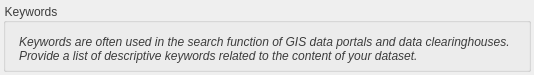
<?xml version="1.0" encoding="UTF-8"?>
<ui version="4.0">
 <class>keyword_widget</class>
 <widget class="QWidget" name="keyword_widget">
  <property name="geometry">
   <rect>
    <x>0</x>
    <y>0</y>
    <width>534</width>
    <height>75</height>
   </rect>
  </property>
  <property name="sizePolicy">
   <sizepolicy hsizetype="Preferred" vsizetype="Preferred">
    <horstretch>0</horstretch>
    <verstretch>0</verstretch>
   </sizepolicy>
  </property>
  <property name="maximumSize">
   <size>
    <width>16777215</width>
    <height>16777215</height>
   </size>
  </property>
  <property name="acceptDrops">
   <bool>true</bool>
  </property>
  <property name="windowTitle">
   <string>Form</string>
  </property>
  <property name="styleSheet">
   <string notr="true">font: 9pt &quot;Arial&quot;;
color: rgb(60, 60, 60);</string>
  </property>
  <layout class="QVBoxLayout" name="verticalLayout_2">
   <property name="spacing">
    <number>6</number>
   </property>
   <property name="sizeConstraint">
    <enum>QLayout::SetNoConstraint</enum>
   </property>
   <property name="leftMargin">
    <number>3</number>
   </property>
   <property name="topMargin">
    <number>3</number>
   </property>
   <property name="rightMargin">
    <number>3</number>
   </property>
   <property name="bottomMargin">
    <number>3</number>
   </property>
   <item>
    <widget class="QGroupBox" name="fgdc_keywords">
     <property name="title">
      <string>Keywords</string>
     </property>
     <layout class="QVBoxLayout" name="verticalLayout">
      <property name="spacing">
       <number>3</number>
      </property>
      <property name="leftMargin">
       <number>3</number>
      </property>
      <property name="topMargin">
       <number>9</number>
      </property>
      <property name="rightMargin">
       <number>3</number>
      </property>
      <property name="bottomMargin">
       <number>3</number>
      </property>
      <item>
       <widget class="QLabel" name="label_search_term_5">
        <property name="sizePolicy">
         <sizepolicy hsizetype="Preferred" vsizetype="Preferred">
          <horstretch>0</horstretch>
          <verstretch>0</verstretch>
         </sizepolicy>
        </property>
        <property name="font">
         <font>
          <family>Arial</family>
          <pointsize>9</pointsize>
          <weight>50</weight>
          <italic>false</italic>
          <bold>false</bold>
         </font>
        </property>
        <property name="text">
         <string>&lt;html&gt;&lt;head/&gt;&lt;body&gt;&lt;p&gt;&lt;span style=&quot; font-style:italic;&quot;&gt;Keywords are often used in the search function of GIS data portals and data clearinghouses. Provide a list of descriptive keywords related to the content of your dataset.&lt;/span&gt;&lt;/p&gt;&lt;/body&gt;&lt;/html&gt;</string>
        </property>
        <property name="textFormat">
         <enum>Qt::RichText</enum>
        </property>
        <property name="wordWrap">
         <bool>true</bool>
        </property>
        <property name="indent">
         <number>10</number>
        </property>
       </widget>
      </item>
     </layout>
    </widget>
   </item>
  </layout>
 </widget>
 <resources/>
 <connections/>
</ui>
